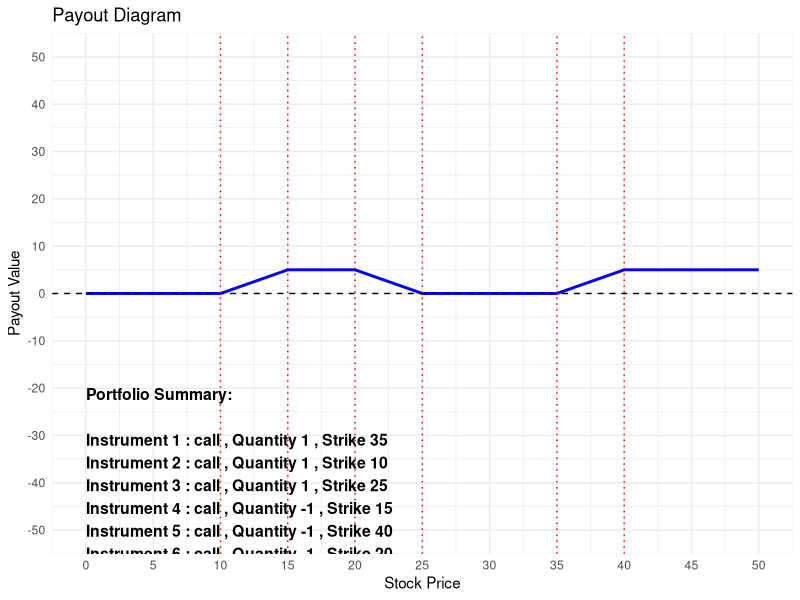

Source code (R):
### Author: Ryan Loveless #####
### Options Payout Diagrams ###

# Load necessary library
library(ggplot2)

# Function to calculate the payoff of an individual financial instrument
financial_payoff <- function(stock_price, strike_price, type, position) {
  # type: "call", "put", "forward", "bond", or "share"
  # position: 1 for long, -1 for short
  if (type == "call") {
    payoff <- pmax(stock_price - strike_price, 0) * position
  } else if (type == "put") {
    payoff <- pmax(strike_price - stock_price, 0) * position
  } else if (type == "forward") {
    payoff <- (stock_price - strike_price) * position
  } else if (type == "bond") {
    payoff <- strike_price * position # For bonds, strike_price represents the payment
  } else if (type == "share") {
    # Ignore strike_price for shares
    payoff <- stock_price * position
  } else {
    stop("Invalid type. Use 'call', 'put', 'forward', 'bond', or 'share'.")
  }
  return(payoff)
}

# Function to calculate total payout for a portfolio of instruments
portfolio_payout <- function(stock_prices, portfolio) {
  # portfolio: a data frame with columns: "strike_price", "type", "position"
  total <- rep(0, length(stock_prices))
  for (i in 1:nrow(portfolio)) {
    total <- total + financial_payoff(stock_prices, portfolio$strike_price[i], 
                                      portfolio$type[i], portfolio$position[i])
  }
  return(total)
}

# Define a range of stock prices
stock_prices <- seq(0, 50, by = 1)

##################### Define a portfolio ####################
portfolio <- data.frame(
  strike_price = c(35,10,25,15,40,20),  # Strike prices; NA for shares
  type = c("call", "call","call", "call","call", "call"),  # Type of instrument
  position = c(1, 1, 1,-1,-1,-1)  # Position: 1 for long, -1 for short
)

# Calculate the total payout for the portfolio
payouts <- portfolio_payout(stock_prices, portfolio)

# Create a data frame for plotting
plot_data <- data.frame(stock_price = stock_prices, payout = payouts)

# Create the summary label dynamically
summary_text <- "Portfolio Summary:\n"
for (i in 1:nrow(portfolio)) {
  strike_text <- ifelse(is.na(portfolio$strike_price[i]), "N/A", portfolio$strike_price[i])
  instrument_text <- paste(
    "Instrument", i, ":", portfolio$type[i], 
    ", Quantity", portfolio$position[i], 
    ", Strike", strike_text
  )
  summary_text <- paste(summary_text, instrument_text, sep = "\n")
}

# Plot the payout diagram
ggplot(plot_data, aes(x = stock_price, y = payout)) +
  geom_line(color = "blue", size = 1) +
  geom_hline(yintercept = 0, linetype = "dashed") +
  geom_vline(xintercept = na.omit(portfolio$strike_price), linetype = "dotted", color = "red") +
  scale_x_continuous(limits = c(0, 50), breaks = seq(0, 50, by = 5)) +
  scale_y_continuous(limits = c(-50, 50), breaks = seq(-50, 50, by = 10)) +
  labs(title = "Payout Diagram", x = "Stock Price", y = "Payout Value") +
  theme_minimal() +
  annotate(
    "text", x = 0, y = -20, label = summary_text, size = 4, hjust = 0, vjust = 1,
    color = "black", fontface = "bold", lineheight = 1.2
  )
